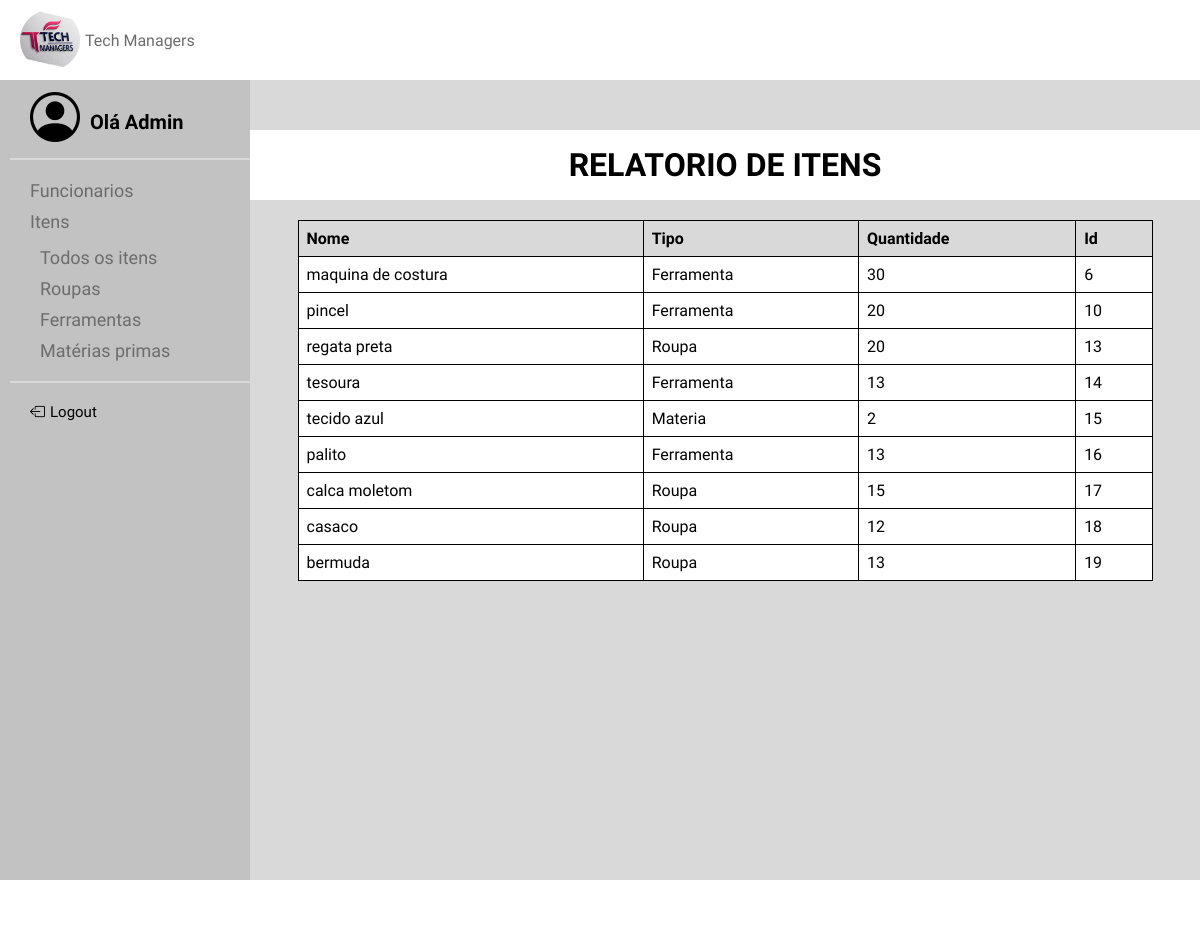
Page /TelaRelatorio (signed in) on the committed database.
### models.py (models this page shows, shortened)
class ITEM(Base):
    __tablename__ = 'item'
    id = Column(Integer, primary_key=True, unique=True, nullable=False, index=True)
    nome = Column(String(40), nullable=False, index=True)
    tipo = Column(String(40), nullable=False, index=True)
    quantidade = Column(Integer, nullable=False, index=True)

### app.py (the view)
@app.route('/TelaRelatorio', methods=['GET'])
def TelaRelatorio():
    itens = ITEM.query.all()
    return render_template("RelatorioItens.html", itens=itens)

### templates/RelatorioItens.html
<!DOCTYPE html>
{% extends "base.html" %}
{% block conteudo %}
    <link rel="stylesheet" href="../static/RelatorioItens.css">
    <h1>RELATORIO DE ITENS</h1>
    <table>
        <thead>
        <tr>
            <th>Nome</th>
            <th>Tipo</th>
            <th>Quantidade</th>
            <th>Id</th>
        </tr>
        </thead>
        <tbody>
        {% for item in itens %}
        <tr>
            <td>{{ item.nome }}</td>
            <td>{{ item.tipo }}</td>
            <td>{{ item.quantidade }}</td>
            <td>{{ item.id }}</td>
        </tr>
        {% endfor %}
        </tbody>
    </table>
{% endblock %}

### static/base.css (style rules this page uses)
* { margin: 0; padding: 0; }
body { background-color: #d9d9d9; display: grid; grid-template-columns: auto 1fr 1fr; }

### static/RelatorioItens.css (style rules this page uses)
h1 { width: 100%; height: 70px; display: flex; background-color: white; align-items: center; justify-content: center; text-align: center; margin-bottom: 20px; font-family: "Koulen", sans-serif; align-self: center; justify-self: center; margin-top: 50px; }
table { width: 90%; border-collapse: collapse; align-self: center; justify-self: center; font-family: "Koulen", sans-serif; }
th, td { border: 1px solid black; padding: 8px; text-align: left; }
th { background-color: #d9d9d9; }
td { background-color: white; }

### rows in the picture
ITEM: nome "maquina de costura", tipo "Ferramenta", quantidade "30", id "6"
ITEM: nome "pincel", tipo "Ferramenta", quantidade "20", id "10"
ITEM: nome "regata preta", tipo "Roupa", quantidade "20", id "13"
ITEM: nome "tesoura", tipo "Ferramenta", quantidade "13", id "14"
ITEM: nome "tecido azul", tipo "Materia", quantidade "2", id "15"
ITEM: nome "palito", tipo "Ferramenta", quantidade "13", id "16"
ITEM: nome "calca moletom", tipo "Roupa", quantidade "15", id "17"
ITEM: nome "casaco", tipo "Roupa", quantidade "12", id "18"
ITEM: nome "bermuda", tipo "Roupa", quantidade "13", id "19"
